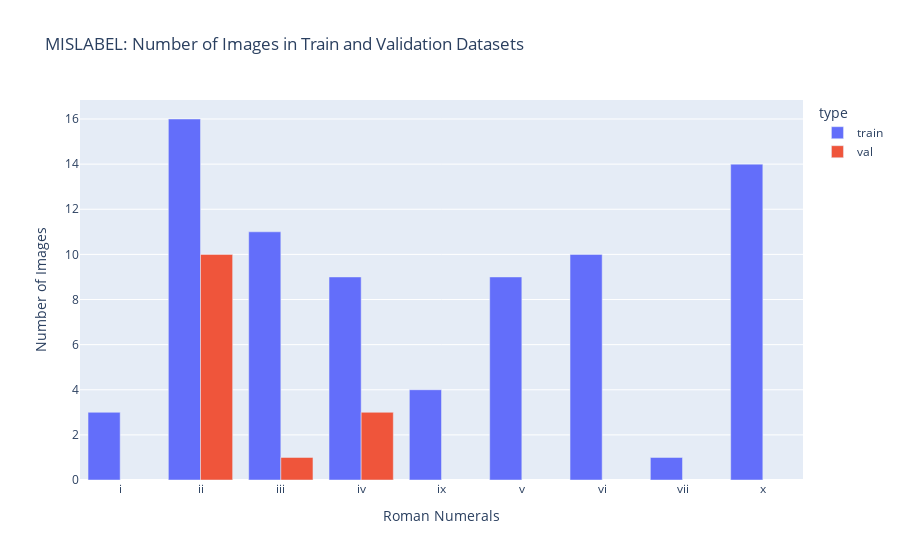

Source (notebook cell):
### Code cell
# Count images in both train and val subfolders
train_counts_mislabel = count_images_in_folders(train_mislabel_dir)
val_counts_mislabel = count_images_in_folders(val_mislabel_dir)

# Combine train and val counts
df_counts = pd.DataFrame(train_counts_mislabel + val_counts_mislabel)

# Plot the data using plotly express
fig = px.bar(df_counts, x='label', y='count', color='type', barmode='group',
             title="MISLABEL: Number of Images in Train and Validation Datasets",
             labels={'label': 'Roman Numerals', 'count': 'Number of Images'})
fig.show()

### Figure 1 — Plotly figure (JSON) as saved in the notebook; plotly's stock layout.template omitted (floating-point values rounded to 4 significant figures)
{"data": [{"alignmentgroup": "True", "hovertemplate": "type=train<br>Roman Numerals=%{x}<br>Number of Images=%{y}<extra></extra>", "legendgroup": "train", "marker": {"color": "#636efa", "pattern": {"shape": ""}}, "name": "train", "offsetgroup": "train", "orientation": "v", "showlegend": true, "textposition": "auto", "type": "bar", "x": ["i", "ii", "iii", "iv", "ix", "v", "vi", "vii", "x"], "xaxis": "x", "y": [3, 16, 11, 9, 4, 9, 10, 1, 14], "yaxis": "y"}, {"alignmentgroup": "True", "hovertemplate": "type=val<br>Roman Numerals=%{x}<br>Number of Images=%{y}<extra></extra>", "legendgroup": "val", "marker": {"color": "#EF553B", "pattern": {"shape": ""}}, "name": "val", "offsetgroup": "val", "orientation": "v", "showlegend": true, "textposition": "auto", "type": "bar", "x": ["ii", "iii", "iv"], "xaxis": "x", "y": [10, 1, 3], "yaxis": "y"}], "layout": {"barmode": "group", "legend": {"title": {"text": "type"}, "tracegroupgap": 0}, "title": {"text": "MISLABEL: Number of Images in Train and Validation Datasets"}, "xaxis": {"anchor": "y", "domain": [0, 1], "title": {"text": "Roman Numerals"}}, "yaxis": {"anchor": "x", "domain": [0, 1], "title": {"text": "Number of Images"}}}}
